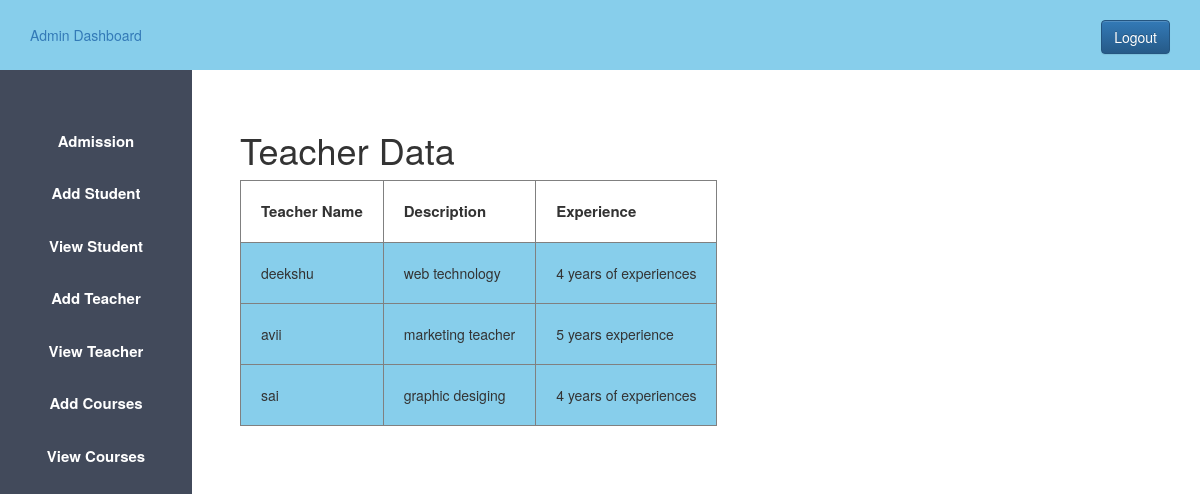
/view_teacher.php (signed in), run on the app's committed database.
### tables this page shows
CREATE TABLE `teacher` (
  `id` int(20) NOT NULL,
  `name` varchar(30) DEFAULT NULL,
  `description` varchar(50) DEFAULT NULL,
  `experience` varchar(50) DEFAULT NULL
);

### view_teacher.php (the view, shortened to what this page needs)
<?php
$host="localhost";
$user="root";
$password="";
$db="schoolproject";
$conn=mysqli_connect($host,$user,$password,$db);
$sql="SELECT * FROM teacher";
$result=mysqli_query($conn,$sql);
?>
<!DOCTYPE html>
<html>
<head>
<?php
include 'admin_css.php';
?>
</head>
<body>
<?php
include 'admin_sidebar.php';
?>
		<div class="content">
		<h1>Teacher Data</h1>
 <table border="1px">
<tr>
<th style="padding: 20px; font-size: 15px;">Teacher Name</th>
<th style="padding: 20px; font-size: 15px;">Description</th>
<th style="padding: 20px; font-size: 15px;">Experience</th>
</tr>
<?php
while($info=$result->fetch_assoc())
{
?>
<tr>
    <td style="padding: 20px; background-color: skyblue">
<?php echo "{$info['name']}"; ?>
</td>
    <td style="padding: 20px; background-color: skyblue">
<?php echo "{$info['description']}"; ?>
</td>
    <td style="padding: 20px; background-color: skyblue">
<?php echo "{$info['experience']}"; ?>
</td>
</tr>
<?php
}
?>
</table>
	</div>
</body>
</html>

### admin.css (style rules this page uses)
* { margin: 0px; padding: 0px; }
.content { margin-left: 20%; margin-top: 5%; }

### data on the page
teacher: name "deekshu", description "web technology", experience "4 years of experiences"
teacher: name "avii", description "marketing teacher", experience "5 years experience"
teacher: name "sai", description "graphic desiging", experience "4 years of experiences"
